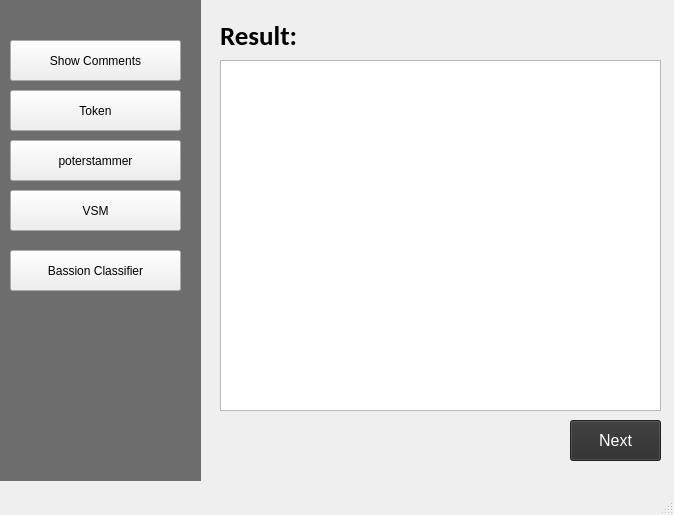
<?xml version="1.0" encoding="UTF-8"?>
<ui version="4.0">
 <class>MainWindow</class>
 <widget class="QMainWindow" name="MainWindow">
  <property name="geometry">
   <rect>
    <x>0</x>
    <y>0</y>
    <width>674</width>
    <height>515</height>
   </rect>
  </property>
  <property name="windowTitle">
   <string>MainWindow</string>
  </property>
  <widget class="QWidget" name="centralwidget">
   <widget class="QLabel" name="label">
    <property name="geometry">
     <rect>
      <x>0</x>
      <y>0</y>
      <width>201</width>
      <height>481</height>
     </rect>
    </property>
    <property name="styleSheet">
     <string notr="true">background-color: rgb(109, 109, 109);</string>
    </property>
    <property name="text">
     <string/>
    </property>
   </widget>
   <widget class="QPushButton" name="pushButton">
    <property name="geometry">
     <rect>
      <x>10</x>
      <y>90</y>
      <width>171</width>
      <height>41</height>
     </rect>
    </property>
    <property name="text">
     <string>Token</string>
    </property>
   </widget>
   <widget class="QPushButton" name="pushButton_3">
    <property name="geometry">
     <rect>
      <x>10</x>
      <y>140</y>
      <width>171</width>
      <height>41</height>
     </rect>
    </property>
    <property name="text">
     <string>poterstammer</string>
    </property>
   </widget>
   <widget class="QPushButton" name="pushButton_4">
    <property name="geometry">
     <rect>
      <x>10</x>
      <y>190</y>
      <width>171</width>
      <height>41</height>
     </rect>
    </property>
    <property name="text">
     <string>VSM</string>
    </property>
   </widget>
   <widget class="QPushButton" name="pushButton_5">
    <property name="geometry">
     <rect>
      <x>10</x>
      <y>250</y>
      <width>171</width>
      <height>41</height>
     </rect>
    </property>
    <property name="text">
     <string>Bassion Classifier</string>
    </property>
   </widget>
   <widget class="QPushButton" name="pushButton_6">
    <property name="geometry">
     <rect>
      <x>10</x>
      <y>40</y>
      <width>171</width>
      <height>41</height>
     </rect>
    </property>
    <property name="text">
     <string>Show Comments</string>
    </property>
   </widget>
   <widget class="QTextEdit" name="textEdit">
    <property name="geometry">
     <rect>
      <x>220</x>
      <y>60</y>
      <width>441</width>
      <height>351</height>
     </rect>
    </property>
   </widget>
   <widget class="QLabel" name="label_2">
    <property name="geometry">
     <rect>
      <x>220</x>
      <y>20</y>
      <width>131</width>
      <height>31</height>
     </rect>
    </property>
    <property name="font">
     <font>
      <family>Calibri</family>
      <pointsize>20</pointsize>
      <weight>75</weight>
      <bold>true</bold>
     </font>
    </property>
    <property name="text">
     <string>Result:</string>
    </property>
   </widget>
   <widget class="QPushButton" name="pushButton_2">
    <property name="geometry">
     <rect>
      <x>570</x>
      <y>420</y>
      <width>91</width>
      <height>41</height>
     </rect>
    </property>
    <property name="font">
     <font>
      <pointsize>12</pointsize>
     </font>
    </property>
    <property name="styleSheet">
     <string notr="true">background-color: rgb(45, 45, 45);
color: rgb(255, 255, 255);</string>
    </property>
    <property name="text">
     <string>Next</string>
    </property>
   </widget>
   <widget class="QLabel" name="label_3">
    <property name="geometry">
     <rect>
      <x>0</x>
      <y>0</y>
      <width>81</width>
      <height>31</height>
     </rect>
    </property>
    <property name="text">
     <string/>
    </property>
    <property name="pixmap">
     <pixmap>2.png</pixmap>
    </property>
   </widget>
  </widget>
  <widget class="QMenuBar" name="menubar">
   <property name="geometry">
    <rect>
     <x>0</x>
     <y>0</y>
     <width>674</width>
     <height>21</height>
    </rect>
   </property>
  </widget>
  <widget class="QStatusBar" name="statusbar"/>
 </widget>
 <resources/>
 <connections/>
</ui>
